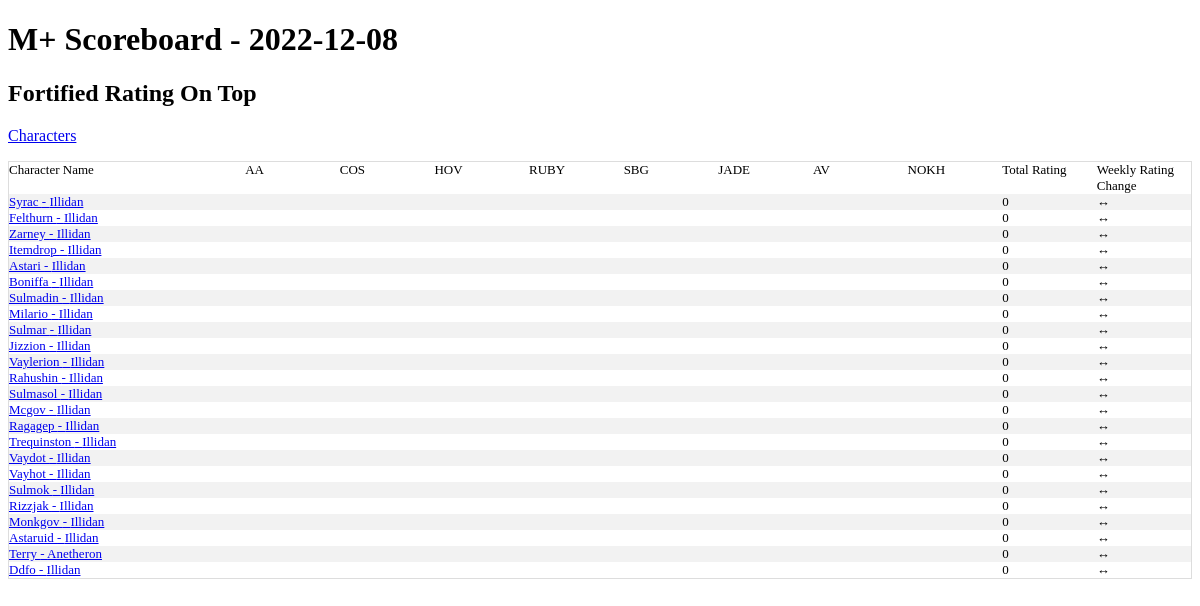
Before: / with the older database file.
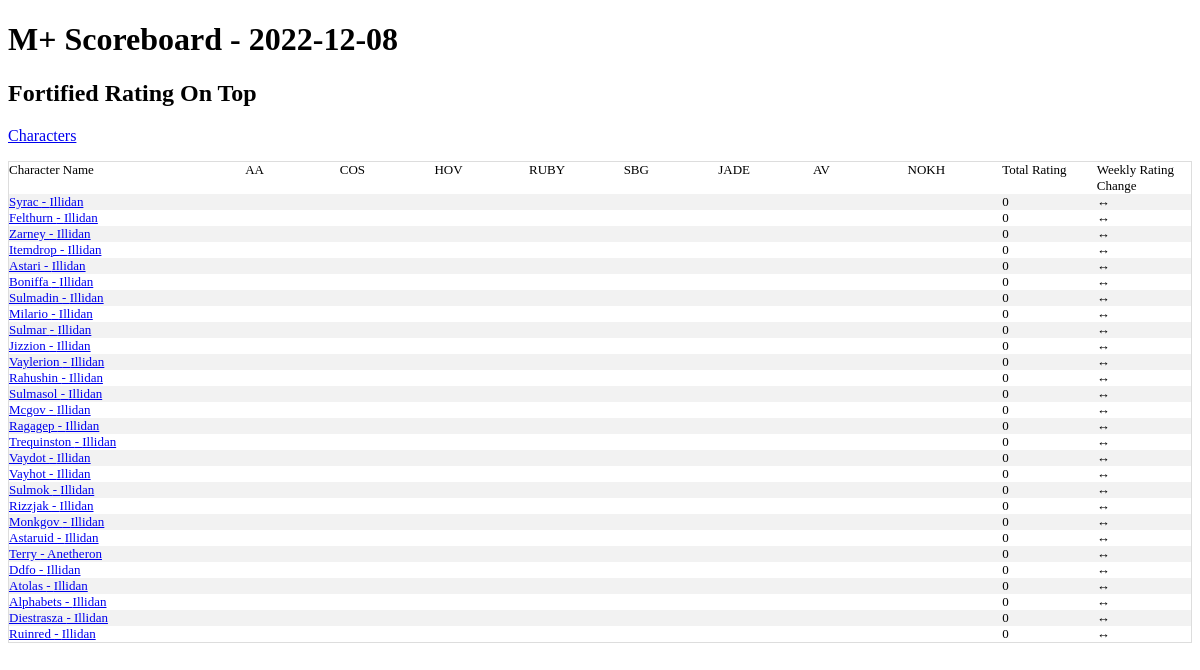
After: the same page with the newer database file.
### tables this page shows
CREATE TABLE season_best_pivot_ext(
  name TEXT,
  realm TEXT,
  region TEXT,
  scoreboard_date TEXT,
  total_rating,
  "Algeth'ar Academy Fortified",
  "Algeth'ar Academy Tyrannical",
  "Court of Stars Fortified",
  "Court of Stars Tyrannical",
  "Halls of Valor Fortified",
  "Halls of Valor Tyrannical",
  "Ruby Life Pools Fortified",
  "Ruby Life Pools Tyrannical",
  "Shadowmoon Burial Grounds Fortified",
  "Shadowmoon Burial Grounds Tyrannical",
  "Temple of the Jade Serpent Fortified",
  "Temple of the Jade Serpent Tyrannical",
  "The Azure Vault Fortified",
  "The Azure Vault Tyrannical",
  "The Nokhud Offensive Fortified",
  "The Nokhud Offensive Tyrannical",
  daily_rating_change,
  pr_AA_for TEXT,
  pr_AA_tyr TEXT,
  pr_COS_for TEXT,
  pr_COS_tyr TEXT,
  pr_HOV_for TEXT,
  pr_HOV_tyr TEXT,
  pr_RUBY_for TEXT,
  pr_RUBY_tyr TEXT,
  pr_SBG_for TEXT,
  pr_SBG_tyr TEXT,
  pr_JADE_for TEXT,
  pr_JADE_tyr TEXT,
  pr_AV_for TEXT,
  pr_AV_tyr TEXT,
  pr_NOKH_for TEXT,
  pr_NOKH_tyr TEXT
);

CREATE TABLE base_characters (
                name TEXT
                ,realm TEXT
                ,region TEXT
                ,unique_key TEXT UNIQUE
                );

### app.py (the view)
@app.route('/')
def index():
    conn = create_connection()
    cursor  = conn.cursor()
    data = cursor.execute("""select * from base_characters base left join season_best_pivot_ext piv
    on upper(base.name) = upper(piv.name)
    and upper(base.realm) = upper(piv.realm)
    and upper(base.region) = upper(piv.region)
    where scoreboard_date = (select max(scoreboard_date) from  season_best_pivot_ext)
    order by total_rating desc""").fetchall()
    max_date = cursor.execute('select max(scoreboard_date) as max_date from season_best_pivot_ext').fetchone()
    print('hi')
    return render_template('index.html',data=data,max_date = max_date)

### app.py (called while the page is built)
def create_connection():
    conn = None
    try:
        file ="/home/terrysey/MythicPlus/mplus.db"
        conn = sqlite3.connect(file
        ,detect_types=sqlite3.PARSE_DECLTYPES)
        conn.row_factory=sqlite3.Row
        return conn
    except Error as e:
        print(e)
        try:
            file="/Users/terryseyler/git/mythicplus/mplus.db"
            conn = sqlite3.connect(file
            ,detect_types=sqlite3.PARSE_DECLTYPES)
            conn.row_factory=sqlite3.Row
            return conn
        except Error as e:
            print(e)
            try:
                file="C:/Users/tlsey/git/MythicPlus/mplus.db"
                conn = sqlite3.connect(file
                ,detect_types=sqlite3.PARSE_DECLTYPES)
                conn.row_factory=sqlite3.Row
                return conn
            except Error as e:
                print(e)

### templates/index.html (shortened to what this page needs)
<!doctype html>
<link rel="stylesheet" href="{{ url_for('static', filename='style.css') }}">
<html>
<h1>M+ Scoreboard - {{max_date['max_date']}} </h1>
<h2>Fortified Rating On Top</h2>
<p><a href="{{url_for('character_list')}}">Characters</a></p>
<table class="scoreboard">
<tr>
    <td class="scoreboard_char_name">Character Name</td>
    <td class="scoreboard_attributes">AA</td>
    <td class="scoreboard_attributes">COS</td>
    <td class="scoreboard_attributes">HOV</td>
    <td class="scoreboard_attributes">RUBY</td>
    <td class="scoreboard_attributes">SBG</td>
    <td class="scoreboard_attributes">JADE</td>
    <td class="scoreboard_attributes">AV</td>
    <td class="scoreboard_attributes">NOKH</td>
    <td class="scoreboard_attributes">Total Rating</td>
    <td class="scoreboard_attributes">Weekly Rating Change</td>
</tr>
{% for data in data %}
<tr>
    <td class="scoreboard_char_name"><a href="{{url_for('character_name',character_name=data['name'],realm=data['realm'],region=data['region'])}}">{{ data['name'] }} - {{data['realm']}}</a></td>
    <td class="scoreboard_attributes">
    <br>
    </td>
    <td class="scoreboard_attributes">
    <br>
    </td>
    <td class="scoreboard_attributes">
    <br>
    </td>
    <td class="scoreboard_attributes">
    <br>
    </td>
    <td class="scoreboard_attributes">
    <br>
    </td>
    <td class="scoreboard_attributes">
    <br>
    </td>
    <td class="scoreboard_attributes">
    <br>
    </td>
    <td class="scoreboard_attributes">
    <br>
    </td>
    <td class="scoreboard_attributes">{{ data['total_rating'] }}</td>
   {% if data['daily_rating_change'] > 0 %}
     <td class="scoreboard_attributes">&uarr; {{ data['daily_rating_change'] }}</td>
   {% elif data['daily_rating_change']  < 0 %}
     <td class="scoreboard_attributes">&darr;{{ data['daily_rating_change'] }}</td>
   {% else %}
     <td class="scoreboard_attributes">&harr;</td>
   {% endif %}
{% endfor %}
</table>
</html>

### static/style.css (style rules this page uses)
table.scoreboard { border-collapse: collapse; border-spacing: 0; width: 100%; border: 1px solid #ddd; }
th, td { text-align: left; vertical-align:top; padding: 0px; font-size: 13px; }
tr:nth-child(even) { background-color: #f2f2f2; }
td.scoreboard_char_name { width:20%; }
td.scoreboard_attributes { width:8%; }

Changed rows visible on the page:
added season_best_pivot_ext: name "Atolas", realm "Illidan", total_rating "0"
added season_best_pivot_ext: name "Alphabets", realm "Illidan", total_rating "0"
added season_best_pivot_ext: name "Diestrasza", realm "Illidan", total_rating "0"
added season_best_pivot_ext: name "Ruinred", realm "Illidan", total_rating "0"
